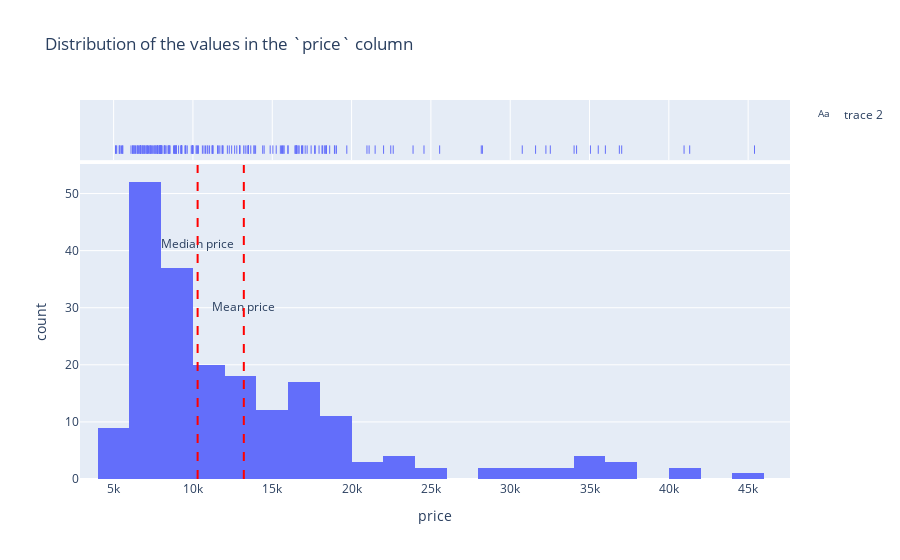

Notebook cell for this chart:
### Markdown cell above
Before building and tuning a prediction model, it can be prudent to briefly analyse data in the target column `price`. For this task, we will build a histogram showing how the values in this column are distributed.

### Code cell
import plotly.graph_objects as go

# build a histogram on the target column 'price'
fig = px.histogram(normalised_cars, x="price", marginal="rug", 
                   title ='Distribution of the values in the `price` column')
fig.add_shape(type="line",x0=normalised_cars['price'].mean(), x1=normalised_cars['price'].mean(), y0=0, 
              y1=55, line = dict(color = 'red', dash = 'dash'))
fig.add_shape(type="line",x0=normalised_cars['price'].median(), x1=normalised_cars['price'].median(), y0=0, 
              y1=55, line = dict(color = 'red', dash = 'dash'))

fig.add_trace(go.Scatter(
    x=[normalised_cars['price'].median(), normalised_cars['price'].mean()], y=[41, 30],
    text=["Median price","Mean price"],
    mode="text",
))

fig.show()

### Figure 1 — Plotly figure (JSON) as saved in the notebook; plotly's stock layout.template omitted (floating-point values rounded to 4 significant figures; data arrays with more than 128 entries replaced by an {"elided": "..."} marker saying what was removed)
{"data": [{"alignmentgroup": "True", "bingroup": "x", "hovertemplate": "price=%{x}<br>count=%{y}<extra></extra>", "legendgroup": "", "marker": {"color": "#636efa"}, "name": "", "offsetgroup": "", "orientation": "v", "showlegend": false, "type": "histogram", "x": {"elided": "201 int values"}, "xaxis": "x", "yaxis": "y"}, {"alignmentgroup": "True", "boxpoints": "all", "fillcolor": "rgba(255,255,255,0)", "hoveron": "points", "hovertemplate": "price=%{x}<extra></extra>", "jitter": 0, "legendgroup": "", "line": {"color": "rgba(255,255,255,0)"}, "marker": {"color": "#636efa", "symbol": "line-ns-open"}, "name": "", "offsetgroup": "", "showlegend": false, "type": "box", "x": {"elided": "201 int values"}, "xaxis": "x2", "yaxis": "y2"}, {"mode": "text", "text": ["Median price", "Mean price"], "type": "scatter", "x": [10295, 13210.0], "y": [41, 30]}], "layout": {"barmode": "relative", "legend": {"tracegroupgap": 0}, "shapes": [{"line": {"color": "red", "dash": "dash"}, "type": "line", "x0": 13210.0, "x1": 13210.0, "y0": 0, "y1": 55}, {"line": {"color": "red", "dash": "dash"}, "type": "line", "x0": 10295, "x1": 10295, "y0": 0, "y1": 55}], "title": {"text": "Distribution of the values in the `price` column"}, "xaxis": {"anchor": "y", "domain": [0, 1], "title": {"text": "price"}}, "xaxis2": {"anchor": "y2", "domain": [0, 1], "matches": "x", "showgrid": true, "showticklabels": false}, "yaxis": {"anchor": "x", "domain": [0, 0.8316], "title": {"text": "count"}}, "yaxis2": {"anchor": "x2", "domain": [0.8416, 1], "matches": "y2", "showgrid": false, "showline": false, "showticklabels": false, "ticks": ""}}}
